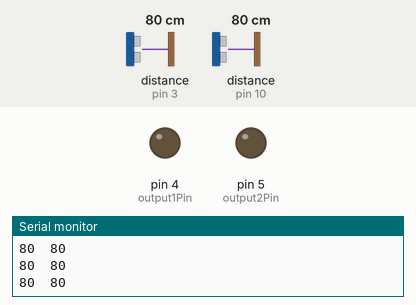
This sketch was run on a simulated Arduino Uno, built with avr-gcc and run on an emulated ATmega328P. On the bench: output pins drawn as LEDs (lit = HIGH), the last lines printed to the serial monitor. Wiring (inferred from the names in the program): 2 × ultrasonic range finder: trigger pin 2, echo pin 3 / trigger pin 11, echo pin 10. Dashed ring = blinking. The inputs (shaded band) are chosen by the test bench; at power-on: distance to the obstacle (sensors on pin 3, pin 10) 80 cm. The echo pulse lasts 58.3 µs per cm; pins used as bus, display or sensor lines are not drawn.

Above: at 1.2 s.
1.3 s: distance to the obstacle (sensor on pin 3) set to 45 cm
2.8 s: distance to the obstacle (sensor on pin 3) set to 38 cm
At 3.1 s:
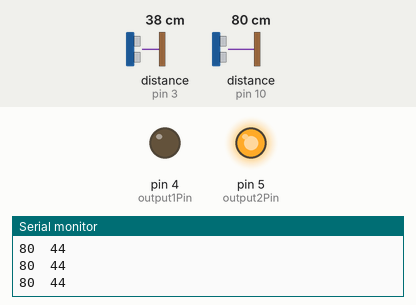
5.8 s: distance to the obstacle (sensor on pin 10) set to 45 cm
8.8 s: distance to the obstacle (sensor on pin 10) set to 36 cm
At 9.54 s:
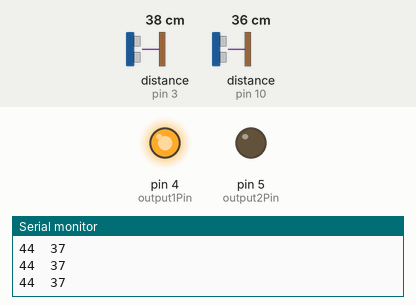
11.8 s: distance to the obstacle (sensor on pin 10) set to 60 cm
At 12.04 s:
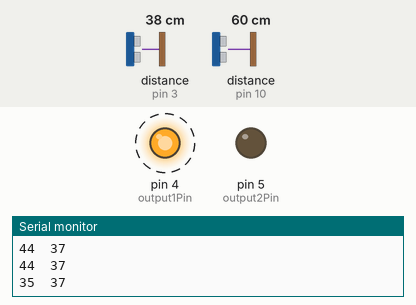
14.8 s: distance to the obstacle (sensor on pin 10) set to 18 cm
At 16.81 s:
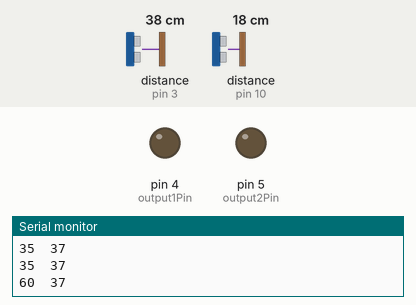
Timing chart, 0 to 18.8 s (numbered marks = the images above; inputs shaded):
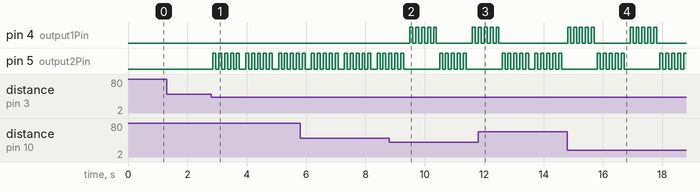

Measured:
- the behaviour switches between 42 and 41 cm on distance to the obstacle (sensor on pin 3) (found by bisection; images 0 and 1)
- the behaviour switches between 42 and 41 cm on distance to the obstacle (sensor on pin 10) (found by bisection; images 1 and 2)
- after the input at 2.8 s, pin 5 (output2Pin): LOW → HIGH after 0.06 s, then repeats every 1.1 s: 4 × (LOW 0.10 s, HIGH 0.10 s), LOW 0.21 s, HIGH 0.10 s
- after the input at 8.8 s, pin 4 (output1Pin): goes 4 × (HIGH 0.10 s, LOW 0.10 s), HIGH 0.10 s, LOW 1.2 s, HIGH 0.10 s, LOW 0.10 s, then HIGH, starting after 0.69 s
- after the input at 11.8 s, pin 4 (output1Pin): goes on until 12.5 s, then stays LOW
- after the input at 14.8 s, pin 4 (output1Pin): goes 4 × (HIGH 0.10 s, LOW 0.10 s), HIGH 0.10 s, LOW 1.2 s, 4 × (HIGH 0.10 s, LOW 0.10 s), HIGH 0.10 s, then LOW, starting at once

The sketch:

new_sonar_shoe.ino
```cpp
const int trig1Pin = 11; 	const int trig2Pin = 2;
const int echo1Pin = 10; 	const int echo2Pin = 3;
const int output1Pin = 4;	const int output2Pin = 5;
long distance1 = 0;			long distance2 = 0;
int i = 0;

void setup()
{
	Serial.begin(9600);
	deviceInit(trig1Pin, echo1Pin, output1Pin);
	deviceInit(trig2Pin, echo2Pin, output2Pin);
}

void loop()
{
	distance1 = readSonar(trig1Pin, echo1Pin);
	feedbackOutput(output1Pin,distance1,'v');
	//serialDisplay(distance1);

	distance2 = readSonar(trig2Pin, echo2Pin);
	feedbackOutput(output2Pin,distance2,'v');
	serialDisplay(distance1, distance2);
}

void deviceInit(int trig, int echo, int out)
{
	pinMode(trig, OUTPUT);
	pinMode(echo, INPUT);
	pinMode(out, OUTPUT);
	digitalWrite(trig, LOW);
	digitalWrite(out,LOW);
}

long readSonar(int trig, int echo)
{
	digitalWrite(trig, HIGH);
	delayMicroseconds(10);
	digitalWrite(trig, LOW);

	return (pulseIn(echo, HIGH))/ 29 / 2;
}

void serialDisplay(long cm)
{
	Serial.print(cm);
	Serial.println();

	delay(100);
}

void serialDisplay(long cm, long cmm)
{
	Serial.print(cm);
	Serial.print('\t');
	Serial.print(cmm);
	Serial.println();

	delay(100);
}

void feedbackOutput(int out,long distance,char mode)
{
	switch(mode){
	case 'b':
		//buzzer mode
		if(distance <= 20){
			for(i = 1;i <= 10;i++){
				digitalWrite(out,HIGH);
				delay(50);
				digitalWrite(out,LOW);
				delay(50);
			}//Serial.println("FUCK!");
		}else if(distance <= 30){
			for(i = 1;i <= 4;i++){
				digitalWrite(out,HIGH);
				delay(125);
				digitalWrite(out,LOW);
				delay(125);
			}//Serial.println("30!");
		}else if(distance <= 50){
			digitalWrite(out,HIGH);
			delay(250);
			digitalWrite(out,LOW);
			delay(250);
			//Serial.println("50!");
		}else{
			delay(50);
		}
		break;
	case 'v':
		// vibrator mode
		if(distance <= 10){
      for(i = 1;i <= 10;i++){
        digitalWrite(out,HIGH);
        delay(50);
        digitalWrite(out,LOW);
        delay(50);
      }
    }else if(distance <= 40){
      for(i = 1;i <= 5;i++){
        digitalWrite(out,HIGH);
        delay(100);
        digitalWrite(out,LOW);
        delay(100);
      }
    }
		break;
	}
}
```
